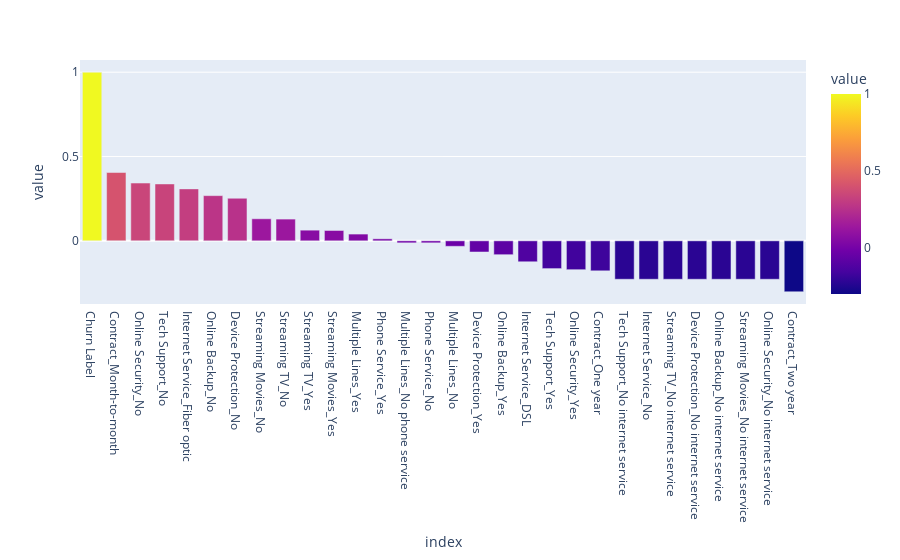

The notebook cell this image was saved under:
### Code cell
fig = plx.bar(df_dummies.corr()['Churn Label'].sort_values(ascending = False), 
             color = 'value')
fig.show()

### Figure 1 — Plotly figure (JSON) as saved in the notebook; plotly's stock layout.template omitted (floating-point values rounded to 4 significant figures)
{"data": [{"alignmentgroup": "True", "hovertemplate": "index=%{x}<br>value=%{marker.color}<extra></extra>", "legendgroup": "", "marker": {"color": [1, 0.4051, 0.3426, 0.3373, 0.308, 0.268, 0.2525, 0.1308, 0.1289, 0.06323, 0.06138, 0.0401, 0.01194, -0.01194, -0.01194, -0.03257, -0.06616, -0.08225, -0.1242, -0.1647, -0.1712, -0.1778, -0.2279, -0.2279, -0.2279, -0.2279, -0.2279, -0.2279, -0.2279, -0.3023], "coloraxis": "coloraxis", "pattern": {"shape": ""}}, "name": "", "offsetgroup": "", "orientation": "v", "showlegend": false, "textposition": "auto", "type": "bar", "x": ["Churn Label", "Contract_Month-to-month", "Online Security_No", "Tech Support_No", "Internet Service_Fiber optic", "Online Backup_No", "Device Protection_No", "Streaming Movies_No", "Streaming TV_No", "Streaming TV_Yes", "Streaming Movies_Yes", "Multiple Lines_Yes", "Phone Service_Yes", "Multiple Lines_No phone service", "Phone Service_No", "Multiple Lines_No", "Device Protection_Yes", "Online Backup_Yes", "Internet Service_DSL", "Tech Support_Yes", "Online Security_Yes", "Contract_One year", "Tech Support_No internet service", "Internet Service_No", "Streaming TV_No internet service", "Device Protection_No internet service", "Online Backup_No internet service", "Streaming Movies_No internet service", "Online Security_No internet service", "Contract_Two year"], "xaxis": "x", "y": [1, 0.4051, 0.3426, 0.3373, 0.308, 0.268, 0.2525, 0.1308, 0.1289, 0.06323, 0.06138, 0.0401, 0.01194, -0.01194, -0.01194, -0.03257, -0.06616, -0.08225, -0.1242, -0.1647, -0.1712, -0.1778, -0.2279, -0.2279, -0.2279, -0.2279, -0.2279, -0.2279, -0.2279, -0.3023], "yaxis": "y"}], "layout": {"barmode": "relative", "coloraxis": {"colorbar": {"title": {"text": "value"}}, "colorscale": [[0, "#0d0887"], [0.1111, "#46039f"], [0.2222, "#7201a8"], [0.3333, "#9c179e"], [0.4444, "#bd3786"], [0.5556, "#d8576b"], [0.6667, "#ed7953"], [0.7778, "#fb9f3a"], [0.8889, "#fdca26"], [1, "#f0f921"]]}, "legend": {"tracegroupgap": 0}, "margin": {"t": 60}, "xaxis": {"anchor": "y", "domain": [0, 1], "title": {"text": "index"}}, "yaxis": {"anchor": "x", "domain": [0, 1], "title": {"text": "value"}}}}
